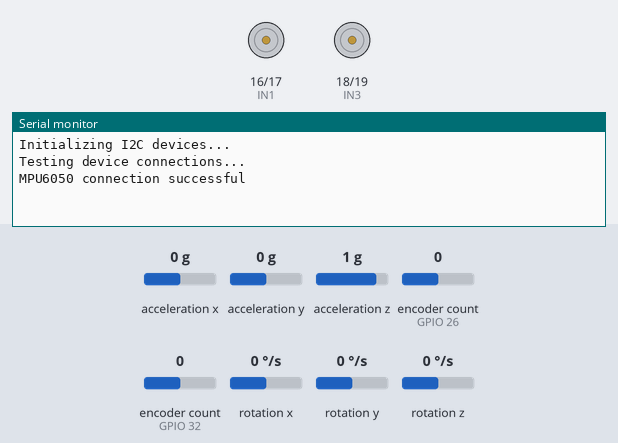
A sketch run on a simulated ESP32. Parts: motor-driver pin pairs drawn as motors (green arrow = first pin HIGH = forward, orange = second pin HIGH = backward, longer = more drive, scaled by the enable pin), the last lines printed to the serial monitor. The test bench sets the inputs (shaded band); at power-on: encoder count (sensors on GPIO 32, GPIO 26) 0, acceleration x 0 g, acceleration y 0 g, acceleration z 1 g, rotation x 0 °/s, rotation y 0 °/s, rotation z 0 °/s.

Above: at 0.1 s.
3.3 s: encoder count (sensor on GPIO 32) set to -1
At 4.4 s:
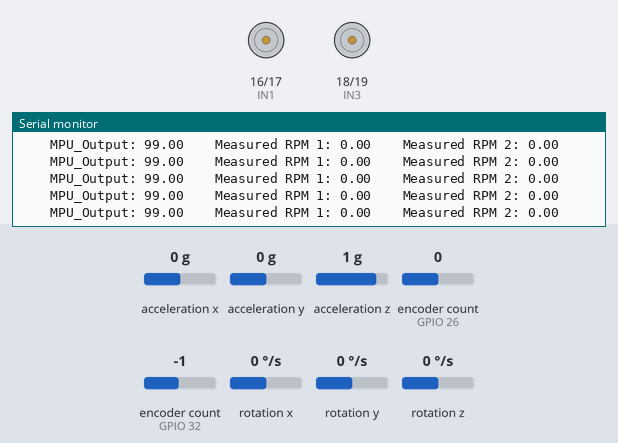
4.9 s: acceleration x set to 1.4 g
At 5.7 s:
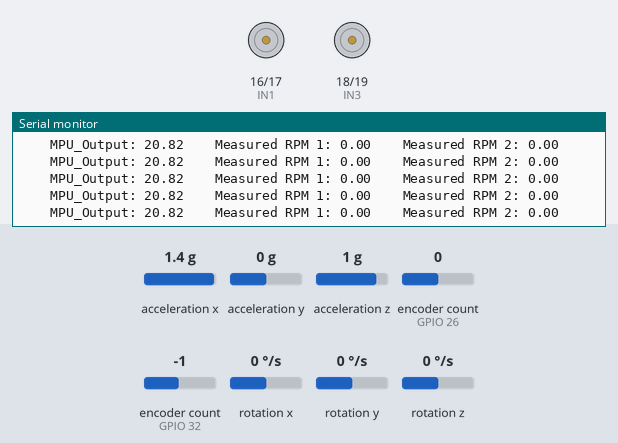
Timing chart, 0 to 7.9 s (numbered marks = the images above; inputs shaded):
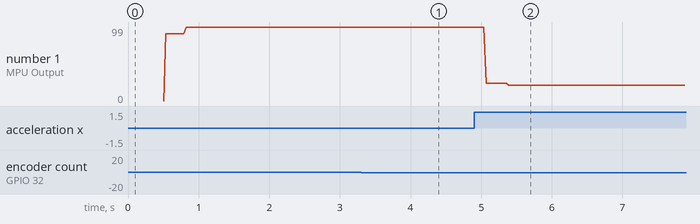

The sketch:

Balancing_with_Polling.ino
```cpp
#define CUSTOM_SETTINGS
#define INCLUDE_GAMEPAD_MODULE
#include <DabbleESP32.h>
#include "I2Cdev.h"
#include "MPU6050_6Axis_MotionApps20.h"
#include <ESP32Encoder.h>
#include <PID_v1.h>

MPU6050 mpu;

bool dmpReady = false;  // set true if DMP init was successful
uint8_t mpuIntStatus;   // holds actual interrupt status byte from MPU
uint8_t devStatus;      // return status after each device operation (0 = success, !0 = error)
uint16_t packetSize;    // expected DMP packet size (default is 42 bytes)
uint16_t fifoCount;     // count of all bytes currently in FIFO
uint8_t fifoBuffer[1024]; // FIFO storage buffer

Quaternion q;           // [w, x, y, z]         quaternion container
VectorFloat gravity;    // [x, y, z]            gravity vector
float ypr[3];           // [yaw, pitch, roll]   yaw/pitch/roll container and gravity vector

/********* Defining Motor Pins *********/

ESP32Encoder encoder1, encoder2;

const int ENA = 13;
const int IN1 = 16;
const int IN2 = 17;

const int ENB = 14;
const int IN3 = 18;
const int IN4 = 19;

/********* Defining PID Variables *********/

double measured_rpm1, PID_Output1;
double measured_rpm2, PID_Output2;
double input, output;

double setpoint = 225;

/********* Tuning PID Parameters *********/

double Kp = 2.2;
double Kd = 0.005;
double Ki = 0;

double Kp1 = 1.5;
double Kd1 = 0.005;
double Ki1 = 3;

double Kp2 = 1.5;
double Kd2 = 0.005;
double Ki2 = 3;

/********* Creating PID Objects *********/

PID pid(&input, &output, &setpoint, Kp, Ki, Kd, DIRECT);
PID pid1(&measured_rpm1, &PID_Output1, &output, Kp1, Ki1, Kd1, DIRECT);
PID pid2(&measured_rpm2, &PID_Output2, &output, Kp2, Ki2, Kd2, DIRECT);

/********* Other Definitions *********/

int motorDutyCycle1 = 0;
int motorDutyCycle2 = 0;

int prev_speed1 = 0;
int prev_speed2 = 0;

/// ---------------------------------------------------------- ///
/// Setting PWM Properties for ANALOG WRITE in ESP32 USING LEDC

const int freq1 = 2000;    /// Frequency default is 10khz
const int pwmChannel1 = 0;  /// Channel for PWM
const int resolution1 = 8;  /// 2 ^ 8 = 255 max limit

const int freq2 = 2000;
const int pwmChannel2 = 1;
const int resolution2 = 8;

/// ---------------------------------------------------------- ///

const int sampleTime = 30;
const float delta_t_mins = (float)(sampleTime/1000.0) / 60.0;

const float coutsPerDivEnc = 1505.0;

unsigned int crnt_count1, prev_count1, count_diff1;
unsigned int crnt_count2, prev_count2, count_diff2;
unsigned crnt_millis, prev_millis;
unsigned time_diff;
unsigned long crnt_t, prev_t;

void setup()
{
  Wire.begin();
  Serial.begin(115200);

  Dabble.begin(" ROBOT ");

  pinMode(ENA, OUTPUT);

  pinMode(IN1, OUTPUT);
  pinMode(IN2, OUTPUT);

  pinMode(ENB, OUTPUT);

  pinMode(IN3, OUTPUT);
  pinMode(IN4, OUTPUT);

  ledcSetup(pwmChannel1, freq1, resolution1);
  ledcSetup(pwmChannel2, freq2, resolution2);

  ledcAttachPin(ENA, pwmChannel1);
  ledcAttachPin(ENB, pwmChannel2);

  encoder1.attachSingleEdge(26, 27);
  encoder2.attachSingleEdge(32, 33);

  prev_t = 0;
  prev_millis = 0;
  prev_count1 = 0;
  prev_count2 = 0;

  pid1.SetMode(AUTOMATIC);
  pid1.SetOutputLimits(0, 255);

  pid2.SetMode(AUTOMATIC);
  pid2.SetOutputLimits(0, 255);

  Serial.println(F("Initializing I2C devices..."));
  mpu.initialize();
  Serial.println(F("Testing device connections..."));
  Serial.println(mpu.testConnection() ? F("MPU6050 connection successful") : F("MPU6050 connection failed"));
  devStatus = mpu.dmpInitialize();

  mpu.setXGyroOffset(65);
  mpu.setYGyroOffset(0);
  mpu.setZGyroOffset(-18);
  mpu.setZAccelOffset(3745);

  if (devStatus == 0)
  {
    Serial.println(F("Enabling DMP..."));
    mpu.setDMPEnabled(true);
    dmpReady = true;
    packetSize = mpu.dmpGetFIFOPacketSize();
    pid.SetMode(AUTOMATIC);
    pid.SetOutputLimits(-255, 255);
  }
  else
  {
    Serial.print(F("DMP Initialization failed (code "));
    Serial.print(devStatus);
    Serial.println(F(")"));
  }
}

void pidCompute()
{
  crnt_t = millis();

  crnt_count1 = 0;
  count_diff1 = 0;
  measured_rpm1 = 0.0;

  crnt_count2 = 0;
  count_diff2 = 0;
  measured_rpm2 = 0.0;

  if(crnt_t - prev_t >= sampleTime)       // do this after every 100 ms
  {
    prev_t = crnt_t;

    crnt_count1 = encoder1.getCount();
    crnt_count2 = encoder2.getCount();

    count_diff1 = crnt_count1 - prev_count1;
    count_diff2 = crnt_count2 - prev_count2;

    prev_count1 = crnt_count1;
    prev_count2 = crnt_count2;

    measured_rpm1 = (float)(count_diff1/coutsPerDivEnc)/delta_t_mins;
    measured_rpm2 = (float)(count_diff2/coutsPerDivEnc)/delta_t_mins;

    pid1.Compute();
    pid2.Compute();

    PID_Output1 = abs(PID_Output1);
    PID_Output2 = abs(PID_Output2);

    motorDutyCycle1 = (int) abs(PID_Output1);
    motorDutyCycle2 = (int) abs(PID_Output2);

    prev_speed1 = motorDutyCycle1;
    prev_speed2 = motorDutyCycle2;

    ledcWrite(pwmChannel1, motorDutyCycle1);
    ledcWrite(pwmChannel2, motorDutyCycle2);

//    Serial.print("    setpoint: ");
//    Serial.print(setpoint);
//    Serial.print("    MPU_Input: ");
//    Serial.print(input);
    Serial.print("    MPU_Output: ");
    Serial.print(output);
    Serial.print("    Measured RPM 1: ");
    Serial.print(measured_rpm1);
    Serial.print("    Measured RPM 2: ");
    Serial.println(measured_rpm2);
  }
}

void Balance_f()
{
  digitalWrite(IN1, LOW);
  digitalWrite(IN2, HIGH);
  digitalWrite(IN3, HIGH);
  digitalWrite(IN4, LOW);
}

void Balance_r()
{
  digitalWrite(IN1, HIGH);
  digitalWrite(IN2, LOW);
  digitalWrite(IN3, LOW);
  digitalWrite(IN4, HIGH);
}

void Forward()
{
  setpoint = setpoint + 1;
  digitalWrite(IN1, LOW);
  digitalWrite(IN2, HIGH);
  digitalWrite(IN3, HIGH);
  digitalWrite(IN4, LOW);
}

void Reverse()
{
  setpoint = setpoint - 1;
  digitalWrite(IN1, HIGH);
  digitalWrite(IN2, LOW);
  digitalWrite(IN3, LOW);
  digitalWrite(IN4, HIGH);
}

void Right()
{
  setpoint = 225;
  digitalWrite(IN1, LOW);
  digitalWrite(IN2, LOW);
  digitalWrite(IN3, LOW);
  digitalWrite(IN4, HIGH);
}

void Left()
{
  setpoint = 225;
  digitalWrite(IN1, HIGH);
  digitalWrite(IN2, LOW);
  digitalWrite(IN3, LOW);
  digitalWrite(IN4, LOW);
}

void Stop()
{
  setpoint = 225;
  digitalWrite(IN1, LOW);
  digitalWrite(IN2, LOW);
  digitalWrite(IN3, LOW);
  digitalWrite(IN4, LOW);
}

void loop()
{
  //Dabble.processInput();

  crnt_millis = millis();
  time_diff = crnt_millis - prev_millis;

  pidCompute();

  fifoCount = mpu.getFIFOCount();
  while (fifoCount < packetSize)
  {
    fifoCount = mpu.getFIFOCount();
  }

  // Read the readings from the FIFO buffer
  mpu.getFIFOBytes(fifoBuffer, packetSize);
  mpu.dmpGetQuaternion(&q, fifoBuffer);
  mpu.dmpGetGravity(&gravity, &q);
  mpu.dmpGetYawPitchRoll(ypr, &q, &gravity);
  input = ypr[1] * 180/M_PI + 180;

  if(time_diff >= 300)
  {
    prev_millis = crnt_millis;

    pid.Compute();
    output = abs(output);
  }
  if(input > setpoint)
  {
    Balance_r();
  }
  else if(input < setpoint)
  {
    Balance_f();
  }
  else
  {
    Stop();
  }
  if(GamePad.isUpPressed())
  {
    Forward();
  }
  else if (GamePad.isDownPressed())
  {
    Reverse();
  }
  else if (GamePad.isLeftPressed())
  {
    Left();
  }
  else if (GamePad.isRightPressed())
  {
    Right();
  }
  else if (GamePad.isStartPressed())
  {
    measured_rpm1 = 0;
    measured_rpm2 = 0;
  }
  else
  {
    Stop();
  }
  fifoCount = mpu.getFIFOCount();
  if (fifoCount >= 1024)
  {
    mpu.resetFIFO();
  }
}
```

Measured:
- after the input at 3.3 s, the serial monitor: prints a new line at once (image 1)
- after the input at 4.9 s, the serial monitor: prints a new line after 0.17 s (image 2)
- plotted number 1: 99 → 20.82 after the input at 4.9 s
